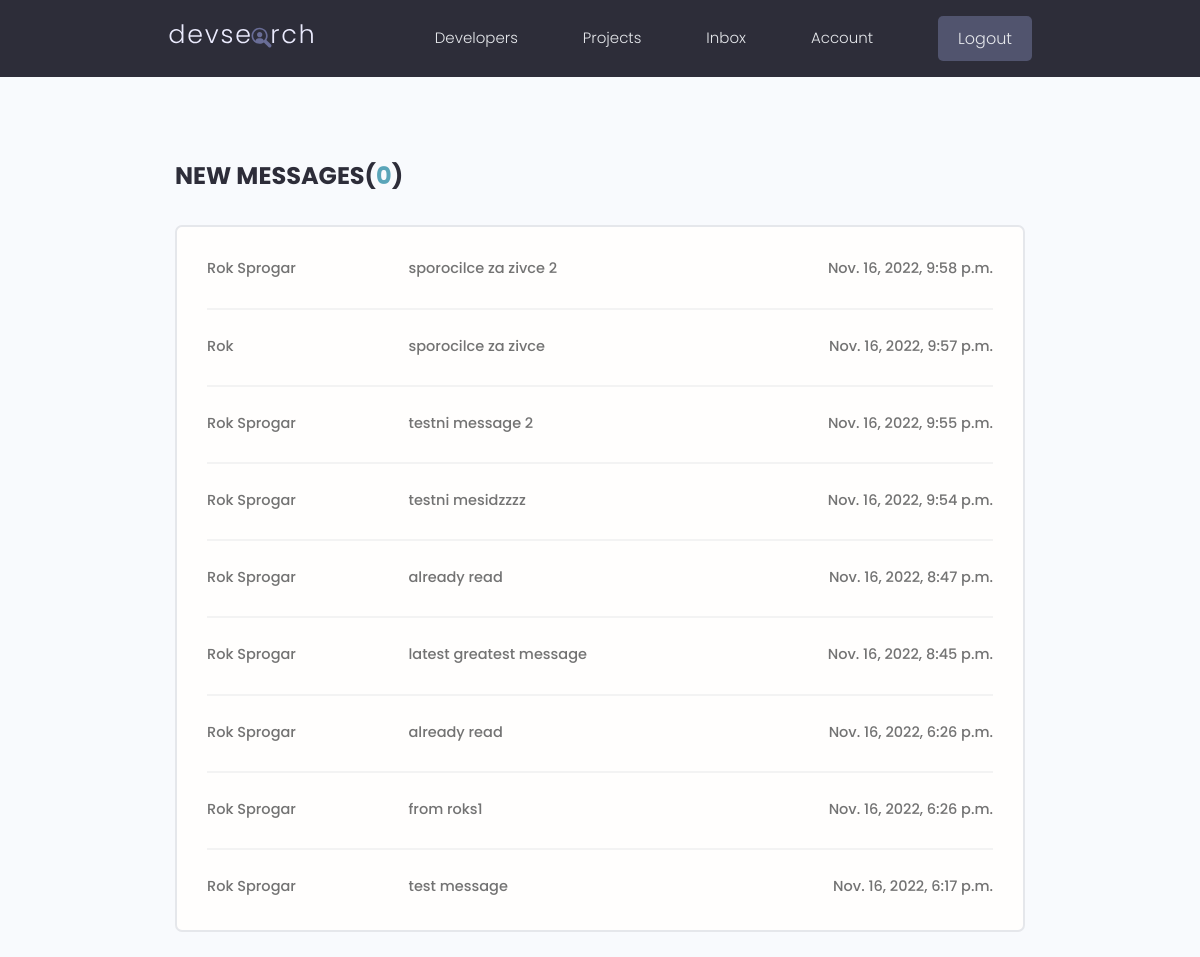
The page /inbox/ (signed in) on the database its author committed.
### users/models.py (models this page shows, shortened)
class Message(models.Model):
    sender = models.ForeignKey(Profile, on_delete=models.SET_NULL, null= True, blank=True)
    recipient = models.ForeignKey(Profile, on_delete=models.SET_NULL, null=True, blank=True, related_name="messages")
    name = models.CharField(max_length=200, null=True, blank=True)
    email = models.EmailField(max_length=200, null=True, blank=True)
    subject = models.CharField(max_length=200, null=True, blank=True)
    body = models.TextField()
    is_read = models.BooleanField(default=False, null=True)
    created = models.DateTimeField(auto_now_add=True)
    id = models.UUIDField(default=uuid.uuid4, unique=True, primary_key=True, editable=False)
    class Meta:
        ordering = ['is_read', '-created']

### users/views.py (the view)
# urls.py: path('inbox/', views.inbox, name="inbox"),
@login_required(login_url="login")
def inbox(request):
    profile = request.user.profile
    messageRequests = profile.messages.all()
    unreadCount = messageRequests.filter(is_read=False).count()
    context = {'messagesObj': messageRequests, 'unreadCount': unreadCount}
    return render(request, 'users/inbox.html', context)

### users/templates/users/inbox.html
{% extends "layout.html" %}
{% block content %}
    <main class="inbox my-xl">
        <div class="content-box">
            <h3 class="inbox__title">
                New Messages(<span>{{ unreadCount }}</span>)
            </h3>
            <ul class="messages">
                {% for message in messagesObj %}
                    <li class="message{% if not message.is_read %} message--unread{% endif %}">
                        <a href="{% url 'message' message.id %}">
                            <span class="message__author">{{ message.name }}</span>
                            <span class="message__subject">{{ message.subject }}</span>
                            <span class="message__date">{{ message.created }}</span>
                        </a>
                    </li>
                {% endfor %}
            </ul>
        </div>
    </main>
{% endblock content %}

### static/styles/app.css (style rules this page uses)
:root { --color-sub: #2d2d39; }
.content-box { width: 95%; max-width: 85rem; margin: 0 auto; }
.inbox { height: 90vh; }
.inbox__title, .inbox__title span { font-size: 2.4rem; font-weight: 700; color: var(--color-sub); text-transform: uppercase; text-align: left; margin-bottom: 3rem; }
.inbox__title span { color: var(--color-main); }
.messages { list-style: none; background: var(--color-white); padding: 0.5rem 3rem; border: 2px solid var(--color-light); border-radius: 0.7rem; }
.message { padding: 2.5rem 0; }
.message>a span { font-size: 1.45rem; font-weight: 500; }
.message:not(:last-child) { border-bottom: 2px solid var(--color-white-light); }
.message>a { display: flex; gap: 1rem; }
.message__author, .message__date { flex-basis: 25%; }
.message__subject { flex-basis: 50%; }
.message__date { text-align: right; }

### static/uikit/styles/modules/_variables.css (style rules this page uses)
:root { --color-main: #5aa5b9; --color-main-light: #e6faff; --color-sub: #3f4156; --color-sub-light: #51546e; --color-sub-lighter: #ededfd; --color-text: #737373; --color-gray: #8b8b8b; --color-light: #e5e7eb; --color-light-gray: #767676; --color-bg: #f8fafd; --color-white: #fffefd; --color-white-light: #f3f3f3; --color-success: #359e64; --color-success-bg: #def8e8; --color-error: #fc4b0b; --color-error-bg: #fff2ee; --font-base: 'Poppins', arial, helvetica, 'Segoe UI', roboto, ubuntu, sans-serif; --font-monospace: 'Fira Code', 'Courier New', courier, monospace; --font-regular: 300; --font-medium: 500; --font-bold: 700; --generic-shadow: 1px 1px 5px #00000010; --generic-transition: all 0.3s ease-in-out; }

### static/uikit/styles/modules/_base.css (style rules this page uses)
* { margin: 0; padding: 0; box-sizing: border-box; text-rendering: optimizeLegibility; color: inherit; font-size: inherit; }
html { font-size: 50%; }
@media only screen and (min-width: 480px) { html { font-size: 56.25%; } }
@media only screen and (min-width: 1200px) { html { font-size: 62.5%; } }
body { line-height: 1.6; font-weight: 400; font-size: 1.5rem; color: var(--color-text); background-color: var(--color-bg); min-height: 100vh; }

### static/uikit/styles/modules/_typography.css (style rules this page uses)
* { font-family: var(--font-base); }
h3 { font-size: 3.2rem; font-weight: var(--font-medium); }
p, span, strong { font-size: 1.6rem; color: var(--color-text); font-weight: var(--font-regular); }
a { padding-bottom: 2px; text-decoration: none; display: inline-block; color: var(--color-main); font-weight: var(--font-medium); }

### static/uikit/styles/modules/_utilities.css (style rules this page uses)
.my-xl { margin: 8rem auto; }

### rows shown on the page
Message: name "Rok Sprogar", subject "sporocilce za zivce 2", created "Nov. 16, 2022, 9:58 p.m."
Message: name "Rok", subject "sporocilce za zivce", created "Nov. 16, 2022, 9:57 p.m."
Message: name "Rok Sprogar", subject "testni message 2", created "Nov. 16, 2022, 9:55 p.m."
Message: name "Rok Sprogar", subject "testni mesidzzzz", created "Nov. 16, 2022, 9:54 p.m."
Message: name "Rok Sprogar", subject "already read", created "Nov. 16, 2022, 8:47 p.m."
Message: name "Rok Sprogar", subject "latest greatest message", created "Nov. 16, 2022, 8:45 p.m."
Message: name "Rok Sprogar", subject "already read", created "Nov. 16, 2022, 6:26 p.m."
Message: name "Rok Sprogar", subject "from roks1", created "Nov. 16, 2022, 6:26 p.m."
Message: name "Rok Sprogar", subject "test message", created "Nov. 16, 2022, 6:17 p.m."

### other values the page prints
{{ unreadCount }} "0"
